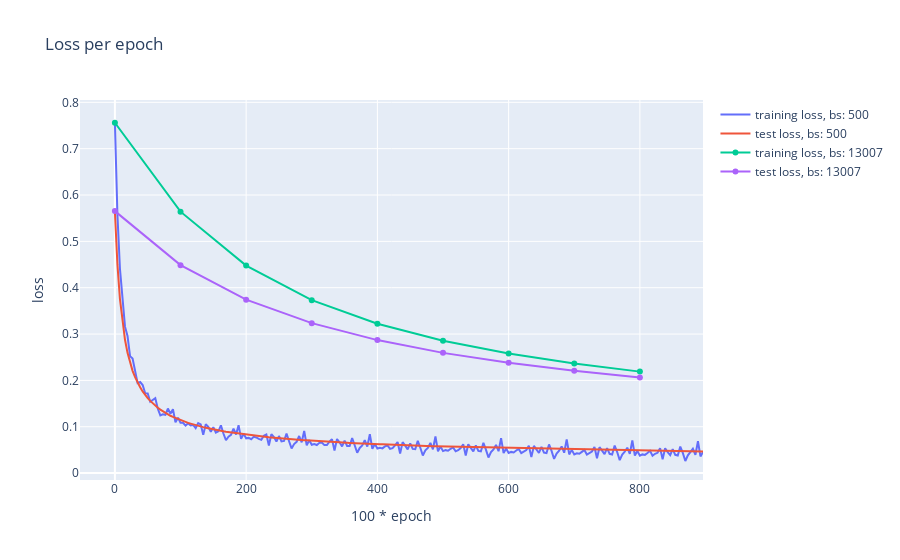

Source (notebook cell):
### Markdown cell above
#### Optimizing the model

We will search the optimal $\theta$ through naive gradient descent (GD, $m = N$) and stochastic gradient descent (SGD, $m < N$).
$$\theta^{(t+1)} = \theta^{(t)} - \alpha \nabla E(\theta^{(t)})$$
with
$$\nabla E(\theta^{(t)}) = \frac{1}{m} \sum_i^m \nabla E_{\theta^{(t)}}(\{\mathbf{x}_i, t_i\}) $$

We implemented SGD for you, so for the moment you can ignore the code below and just concentrate on the qualitative aspects.

Feel free to play with two relevant parameters of the optimization:
- the batch size $m$.
- the number of *epochs*, each having $ \frac{N}{m} $ steps  (A single step of naive GD is an epoch!)

See how noisy the SGD training loss is, especially with small batch sizes. Why is that? Also look at the test loss!

### Code cell
# @title Logistic regression: epochs and batch size (⚠️doesn't work with plotly >5.11.0) { run: "auto" }

num_epochs = 9  #@param {type:"slider", min:1, max:20, step:1}
batch_size_1 = "500"  #@param ["1", "2", "3", "5", "10", "50", "100", "500", "1000", "6500", "13007"]
batch_size_2 = "13007"  #@param ["1", "2", "3", "5", "10", "50", "100", "500", "1000", "6500", "13007"]
plot_log_scale = False  #@param {type:"boolean"}

learning_rate = 0.01
theta_init = torch.randn(28*28+1) / 100

X, t = next(iter(train_dataloader))
X_test, t_test = next(iter(test_dataloader))
fig = go.Figure()

for batch_size in [int(batch_size_1), int(batch_size_2)]:
    steps_per_epoch = int(X.shape[0] / batch_size)
    # X_slices = torch.chunk(X, steps_per_epoch)
    # t_slices = torch.chunk(t, steps_per_epoch)
    train_losses = []
    test_losses = []
    theta = theta_init
    print(f'Training with batch size: {batch_size}')
    for i in tqdm(range(num_epochs)):
        for j in range(steps_per_epoch):
            slice_batch = torch.arange((j * batch_size), ((j + 1) * batch_size), 1)
            train_loss, gradient, _ = lr_predictions_and_gradient(theta, X[slice_batch], t[slice_batch])
            theta = theta - learning_rate * gradient
            train_losses.append(train_loss.numpy())

            test_loss, _, pred_test = lr_predictions_and_gradient(theta, X_test, t_test)
            test_losses.append(test_loss.numpy())
        if i % (int(num_epochs / 5) + 1) == 0:
            print(f'\tEpoch {i}\tTrain loss: {float(train_loss):.5f}\tTest loss: {float(test_loss):.5f}')

    test_accuracy = float(100 - torch.mean(torch.abs(pred_test - t_test)) * 100)
    print(f'\tFinal test accuracy: {test_accuracy:.2f} %')

    x = np.arange(num_epochs * steps_per_epoch) / steps_per_epoch * 100
    fig.add_trace(go.Scatter(x=x, y=train_losses, name=f'training loss, bs: {batch_size}'))
    fig.add_trace(go.Scatter(x=x, y=test_losses, name=f'test loss, bs: {batch_size}'))

fig.update_layout(title='Loss per epoch', xaxis_title='100 * epoch', yaxis_title='loss')
if plot_log_scale:
    fig.update_xaxes(type="log")

fig.show()  # for some reason this doesn't work with plotly >5.11.0!

### Figure 1 — Plotly figure (JSON) as saved in the notebook; plotly's stock layout.template omitted (floating-point values rounded to 4 significant figures; data arrays with more than 128 entries replaced by an {"elided": "..."} marker saying what was removed)
{"data": [{"name": "training loss, bs: 500", "type": "scatter", "x": {"elided": "234 float values"}, "y": {"elided": "234 float values"}}, {"name": "test loss, bs: 500", "type": "scatter", "x": {"elided": "234 float values"}, "y": {"elided": "234 float values"}}, {"name": "training loss, bs: 13007", "type": "scatter", "x": [0, 100, 200, 300, 400, 500, 600, 700, 800], "y": [0.7559, 0.564, 0.4477, 0.3732, 0.3224, 0.2857, 0.258, 0.2364, 0.2189]}, {"name": "test loss, bs: 13007", "type": "scatter", "x": [0, 100, 200, 300, 400, 500, 600, 700, 800], "y": [0.5653, 0.4487, 0.3743, 0.3235, 0.2869, 0.2594, 0.2379, 0.2206, 0.2064]}], "layout": {"title": {"text": "Loss per epoch"}, "xaxis": {"title": {"text": "100 * epoch"}}, "yaxis": {"title": {"text": "loss"}}}}
